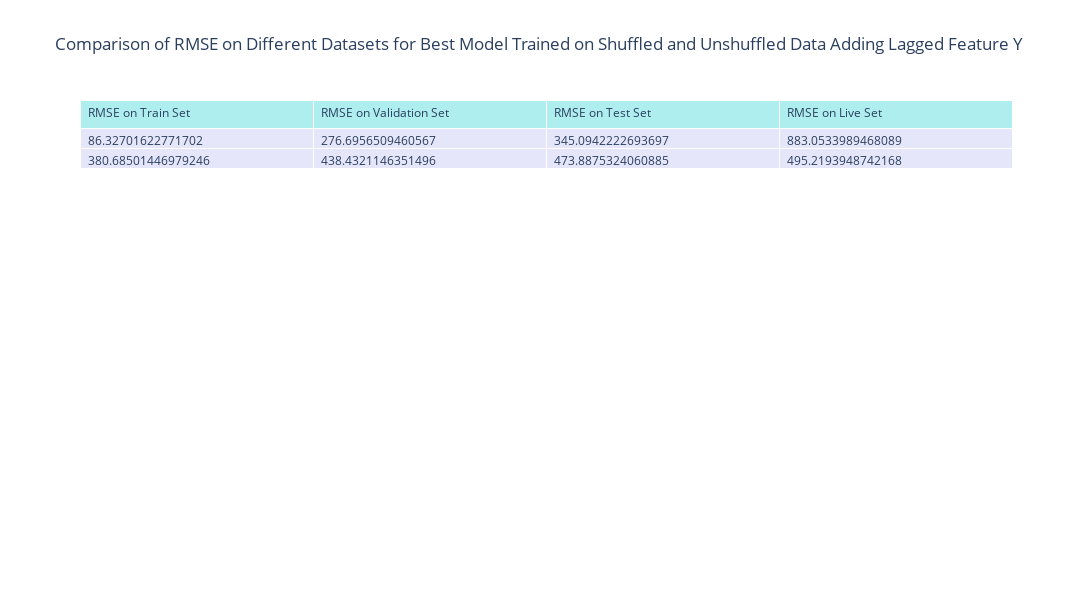

This figure's notebook cell:
### Code cell
# using plotly to visualize the table
fig = go.Figure(data=[go.Table(
    header=dict(values=list(results_df.columns),
                fill_color='paleturquoise',
                align='left'),
    cells=dict(values=[results_df['RMSE on Train Set'], results_df['RMSE on Validation Set'], results_df['RMSE on Test Set'], results_df['RMSE on Live Set']],
                fill_color='lavender',
                align='left'))
])

fig.update_layout(title='Comparison of RMSE on Different Datasets for Best Model Trained on Shuffled and Unshuffled Data Adding Lagged Feature Y',
                width=1200,
                height=600)
# save fig as html
fig.write_html(cfg.shuffle_or_not.v2.table)
fig.show()

### Figure 1 — Plotly figure (JSON) as saved in the notebook; plotly's stock layout.template omitted (floating-point values rounded to 4 significant figures)
{"data": [{"cells": {"align": "left", "fill": {"color": "lavender"}, "values": [[86.33, 380.7], [276.7, 438.4], [345.1, 473.9], [883.1, 495.2]]}, "header": {"align": "left", "fill": {"color": "paleturquoise"}, "values": ["RMSE on Train Set", "RMSE on Validation Set", "RMSE on Test Set", "RMSE on Live Set"]}, "type": "table"}], "layout": {"height": 600, "title": {"text": "Comparison of RMSE on Different Datasets for Best Model Trained on Shuffled and Unshuffled Data Adding Lagged Feature Y"}, "width": 1200}}
